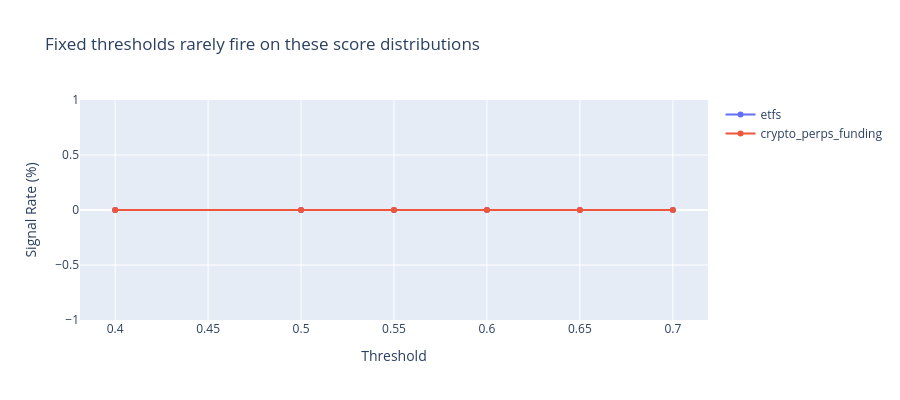

Write notebook code for a chart like this one.
### Code cell
# Visualize fixed threshold signal rates
fig = go.Figure()

for dataset in comparison_df["dataset"].unique().to_list():
    data = fixed_results.filter(pl.col("dataset") == dataset)
    if len(data) > 0:
        fig.add_trace(
            go.Scatter(
                x=data["threshold"].to_list(),
                y=[r * 100 for r in data["signal_rate"].to_list()],
                name=dataset,
                mode="lines+markers",
            )
        )

fig.update_layout(
    title="Fixed thresholds rarely fire on these score distributions",
    xaxis_title="Threshold",
    yaxis_title="Signal Rate (%)",
    height=400,
)
fig.show()

### Figure 1 — Plotly figure (JSON) as saved in the notebook; plotly's stock layout.template omitted (floating-point values rounded to 4 significant figures)
{"data": [{"mode": "lines+markers", "name": "etfs", "type": "scatter", "x": [0.4, 0.5, 0.55, 0.6, 0.65, 0.7], "y": [0.0, 0.0, 0.0, 0.0, 0.0, 0.0]}, {"mode": "lines+markers", "name": "crypto_perps_funding", "type": "scatter", "x": [0.4, 0.5, 0.55, 0.6, 0.65, 0.7], "y": [0.0, 0.0, 0.0, 0.0, 0.0, 0.0]}], "layout": {"height": 400, "title": {"text": "Fixed thresholds rarely fire on these score distributions"}, "xaxis": {"title": {"text": "Threshold"}}, "yaxis": {"title": {"text": "Signal Rate (%)"}}}}
